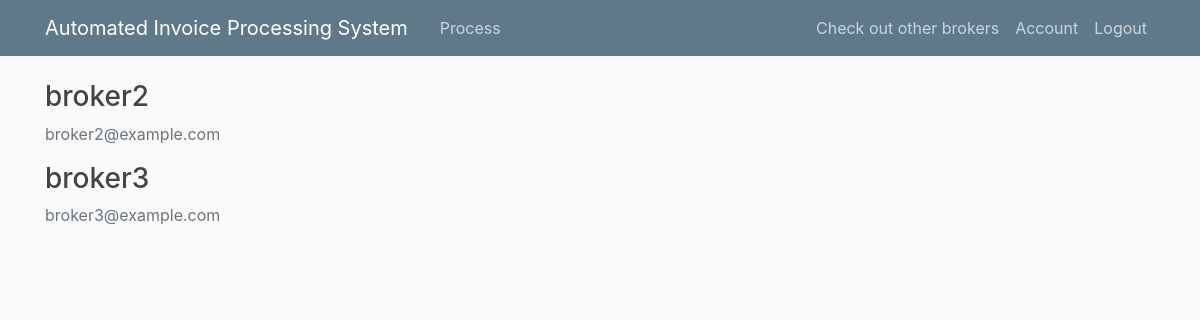
Page /fellowsdisplay (signed in) on the earlier database version.
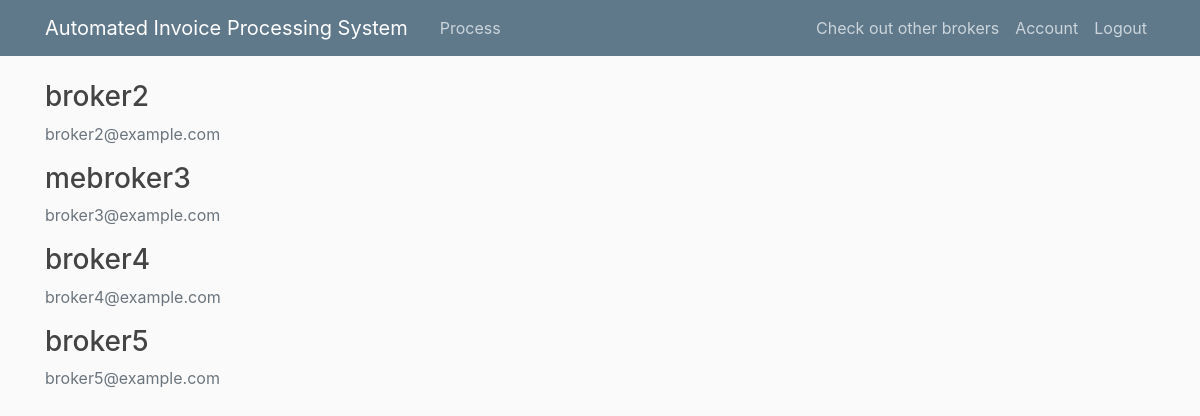
Same page on the later database version.
### aims_/models.py (models this page shows, shortened)
class Broker(db.Model, UserMixin):
    id = db.Column(db.Integer, primary_key=True)
    username = db.Column(db.String(20), unique=True, nullable=False)
    email = db.Column(db.String(120), unique=True, nullable=False)
    image_file = db.Column(db.String(20), nullable=False, default='default.png')
    password = db.Column(db.String(60), nullable=False)

### aims_/routes.py (the view)
@app.route("/fellowsdisplay")
@login_required
def fellowdisp():
    if session['account_type'] == 'broker':
        users = Broker.query.all()
    elif session['account_type'] == 'admin':
        users = Admin.query.all()
    elif session['account_type'] == 'company':
        users = Company.query.all()
    return render_template('fellowsdisp.html',users = users)

### aims_/models.py (called while the page is built)
@login_manager.user_loader
def load_user(user_id):
    if 'account_type' in session:
        if session['account_type'] == 'broker':
            return Broker.query.get(int(user_id))
        elif session['account_type'] == 'admin':
            return Admin.query.get(int(user_id))
        elif session['account_type'] == 'company':
            return Company.query.get(int(user_id))
        else:
            return None
    else:
        return None

### aims_/templates/fellowsdisp.html
{% extends "layout.html" %}
{% block content %}
    {% for user in users %}
        {% if user!= current_user%}
            <div class="media-body">
                <h3><a class="article-title" href="{{ url_for('account', user_id=user.id) }}" >{{ user.username }}</a></h3>
                <p class="text-secondary">{{ user.email }}</p>
            </div>
        {% endif %}
    {% endfor %}
{% endblock content %}

### aims_/templates/layout.html (shortened to what this page needs)
<!DOCTYPE html>
<html>
<head>
  <link rel="stylesheet" href="https://maxcdn.bootstrapcdn.com/bootstrap/4.0.0/css/bootstrap.min.css"
>
  <link rel="stylesheet" type="text/css" href="{{ url_for('static', filename='main.css') }}">
</head>
<body>
  <header class="site-header">
    <nav class="navbar navbar-expand-md navbar-dark bg-steel fixed-top">
      <div class="container">
        <a class="navbar-brand mr-4" href="/">Automated Invoice Processing System</a>
        <div class="collapse navbar-collapse" id="navbarToggle">
          <div class="navbar-nav mr-auto">
            {% if current_user.is_authenticated %}
              {% if session['account_type']=='broker' %}
                <a class="nav-item nav-link" href="{{ url_for('process_invoices') }}">Process</a>
              {% elif session['account_type']=='admin'%}
                <a class="nav-item nav-link" href="{{ url_for('assign_brokers') }}">Assign Broker</a>
                <a class="nav-item nav-link" href="{{ url_for('view_companies') }}">Companies</a>
              {% elif session['account_type']=='company'%}
                <a class="nav-item nav-link" href="{{ url_for('upload_invoice') }}">Upload Invoice</a>
                <a class="nav-item nav-link" href="{{ url_for('view_invoices') }}">View Invoices</a>
                <a class="nav-item nav-link" href="{{ url_for('view_inventory') }}">Inventory</a>
              {% endif %}
            {% else %}
              <a class="nav-item nav-link" href="{{ url_for('home') }}">Home</a>
            {% endif %}
          </div>
          <div class="navbar-nav">
            {% if current_user.is_authenticated %}
            <a class="nav-item nav-link" href="{{ url_for('fellowdisp') }}">Check out other {{session['account_type']}}s</a>
            <a class="nav-item nav-link" href="{{ url_for('account',user_id = current_user.id) }}">Account</a>
            <a class="nav-item nav-link" href="{{ url_for('logout') }}">Logout</a>
            {% else %}
              <a class="nav-item nav-link" href="{{ url_for('login') }}">Login</a>
              <a class="nav-item nav-link" href="{{ url_for('register') }}">Register</a>
            {% endif %}
          </div>
        </div>
      </div>
    </nav>
  </header>
  <main role="main" class="container">
    <div class="row">
      <div class="col-md-8">
        {% block content %}{% endblock %}
      </div>
      <div class="col-md-4">
      </div>
    </div>
  </main>
</body>
</html>

### aims_/static/main.css (style rules this page uses)
body { background: #fafafa; color: #333333; margin-top: 5rem; }
h1, h2, h3, h4, h5, h6 { color: #444444; }
.bg-steel { background-color: #5f788a; }
.site-header .navbar-nav .nav-link { color: #cbd5db; }
.article-title { color: #444444; }

Differences in the rows shown:
changed Broker "broker3@example.com": username "broker3" → "mebroker3"
added Broker: username "broker4", email "broker4@example.com"
added Broker: username "broker5", email "broker5@example.com"
